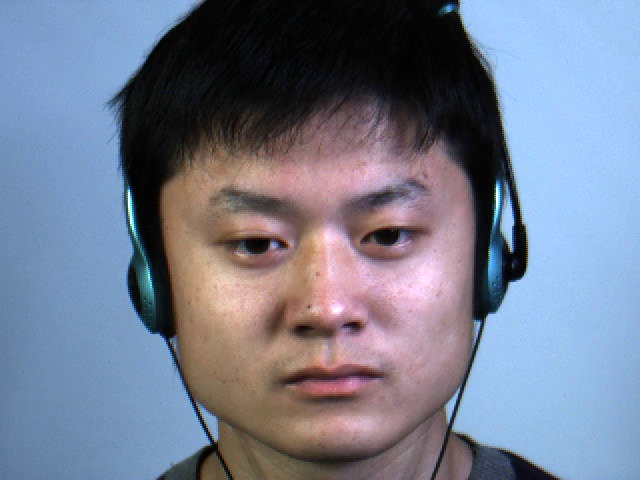
#> input picture util/0.jpg, 640 x 480 px, found by its file name
$ python proccess1.py
#> lines starting #> are read from the running program, lines starting #| are printed output that depends on the picture
import cv2
import pandas as pd
import numpy as np


def pol2cart(rho,phi):#从极坐标转换为笛卡尔坐标，来计算光流应变
    x = rho * np.cos(phi)
    y = rho * np.sin(phi)
    return (x,y)
def computeStrain(u,v):
    u_x = u - pd.DataFrame(u).shift(-1,axis=1)
    v_y = v - pd.DataFrame(v).shift(-1,axis=0)
    u_y = u - pd.DataFrame(u).shift(-1,axis=0)
    v_x = v - pd.DataFrame(v).shift(-1,axis=1)
    os = np.array(np.sqrt(u_x**2 + v_y**2 + 1/2 * (u_y+v_x)**2).ffill(axis=1).ffill(axis=0))

    return os

img1 = cv2.imread("..//videoslice//sub01//EP02_01f//0.jpg")
#> img1 is the input picture: shape (480, 640, 3); mean B, G, R 144.1, 124.3, 116.9
img1_gray = cv2.cvtColor(img1,cv2.COLOR_BGR2GRAY)
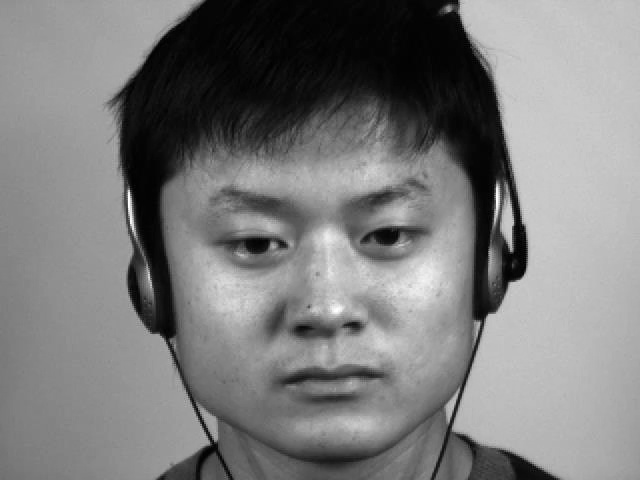
#> img1_gray: shape (480, 640); min 0, max 254, mean 124.3


img2 = cv2.imread("..//videoslice//sub01//EP02_01f//1.jpg")
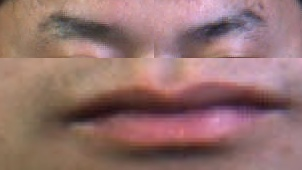
#> input picture util/1.jpg, 302 x 170 px, found by its file name
#> img2 is the input picture: shape (170, 302, 3); mean B, G, R 110, 113, 148.8
img2_gray = cv2.cvtColor(img2, cv2.COLOR_BGR2GRAY)
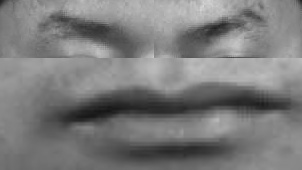
#> img2_gray: shape (170, 302); min 21, max 215, mean 123.4
    #cv2.imshow('img2_gray', img2_gray)
    #cv2.waitKey(0)

#optical_flow = cv2.DualTVL1OpticalFlow_create()
optical_flow = cv2.optflow.DualTVL1OpticalFlow_create()
#> (the run stopped early here; a loop or call above may not have finished)
